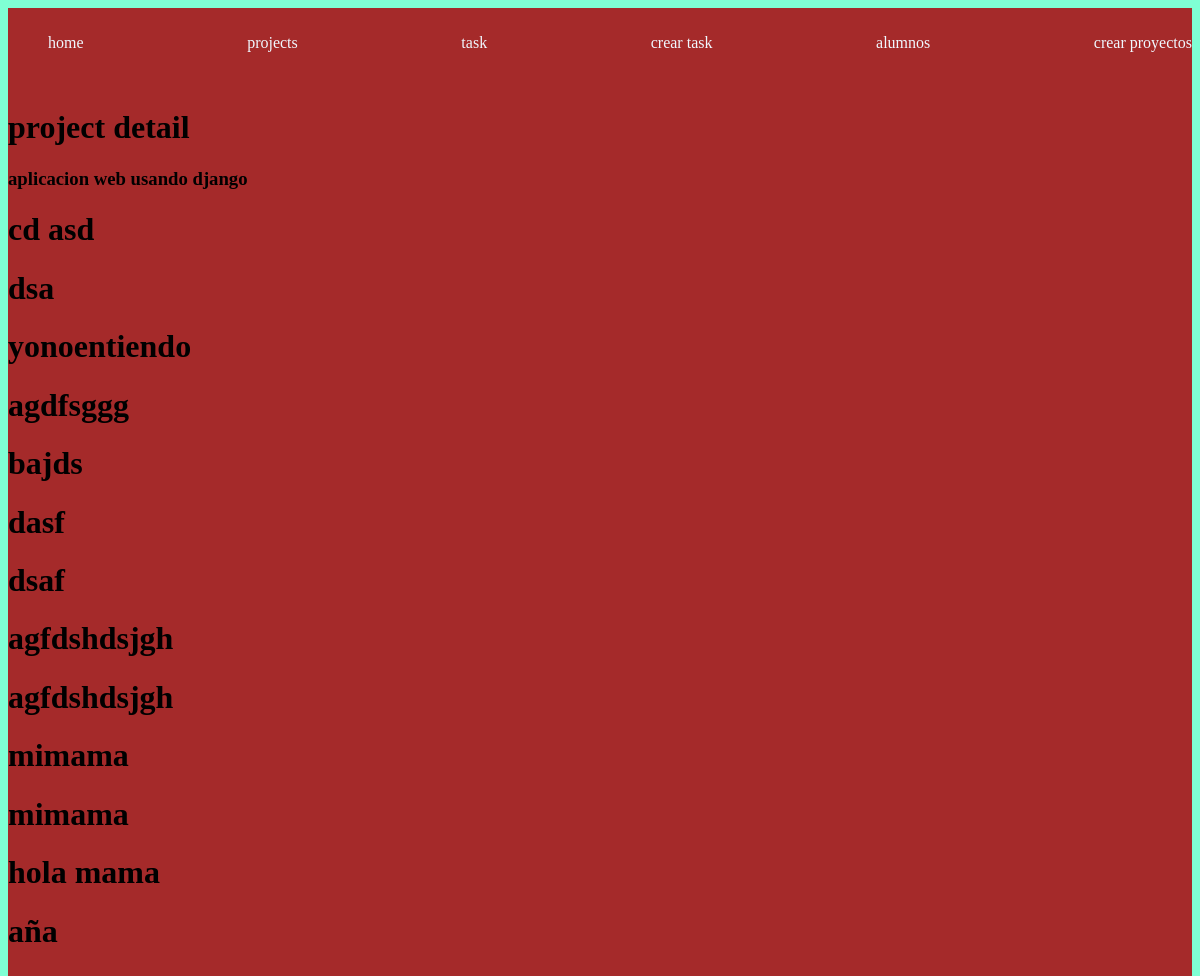
The app's page /projects/2 with its own data.
### myapp/models.py (models this page shows, shortened)
class project(models.Model):
    name = models.CharField(max_length=200)
    def __str__(self):
        return self.name

class task(models.Model):
    title = models.CharField(max_length=200)
    description = models.TextField(max_length=200)
    project = models.ForeignKey(project,on_delete=models.CASCADE)
    done = models.BooleanField(default=False)

### myapp/views.py (the view)
# urls.py: path("projects/<int:id>",views.projectdetail,name="detail"),
def projectdetail(request,id):
    projects = get_object_or_404(project, id = id)
    tareas = task.objects.filter(project_id=id)
    print(projects)
    return render(request,"projects/detail.html",{
        "project":projects,
        "tareas" : tareas
    })

### myapp/templates/projects/detail.html
{% extends 'layouts/base.html' %}
{% block content %}
<h1>project detail</h1>
<h3>{{project}}</h3>
{% for tarea in tareas %}
    <div>
        <h1>{{tarea.title}}</h1>
    <div/>
{% endfor %}
{% endblock %}

### myapp/static/style/main.css (style rules this page uses)
body { background-color: aquamarine; font-family: 'Times New Roman'; }

### records on screen
project: name "aplicacion web usando django"
task: title "cd asd"
task: title "dsa"
task: title "yonoentiendo"
task: title "agdfsggg"
task: title "bajds"
task: title "dasf"
task: title "dsaf"
task: title "agfdshdsjgh"
task: title "agfdshdsjgh"
task: title "mimama"
task: title "mimama"
task: title "hola mama"
task: title "aña"
